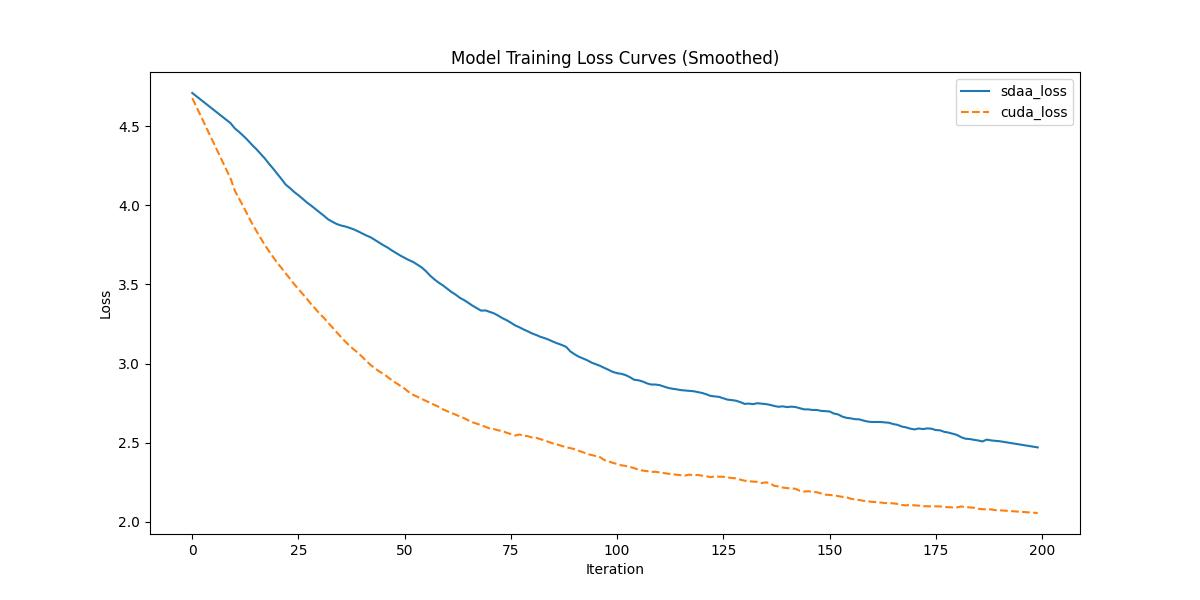

Reproduce this figure in Python.
import re
import numpy as np
import matplotlib.pyplot as plt
from scipy.signal import savgol_filter
def compare_loss(benchmark_loss_array, sdaa_loss_array):

    def MeanRelativeError(cuda_loss, sdaa_loss):
        return ((sdaa_loss - cuda_loss) / cuda_loss).mean()

    def MeanAbsoluteError(cuda_loss, sdaa_loss):
        return (sdaa_loss - cuda_loss).mean()

    benchmark_mean_loss = benchmark_loss_array
    sdaa_mean_loss = sdaa_loss_array

    benchmark_compare_loss = benchmark_mean_loss
    sdaa_compare_loss = sdaa_mean_loss
    mean_relative_error = MeanRelativeError(benchmark_compare_loss, sdaa_compare_loss)
    mean_absolute_error = MeanAbsoluteError(benchmark_compare_loss, sdaa_compare_loss)

    print("MeanRelativeError:", mean_relative_error)
    print("MeanAbsoluteError:", mean_absolute_error)

    if mean_relative_error <= mean_absolute_error:
        print("Rule,mean_relative_error", mean_relative_error)
    else:
        print("Rule,mean_absolute_error", mean_absolute_error)

    print_str = f"{mean_relative_error=} <= 0.05 or {mean_absolute_error=} <= 0.0002"
    if mean_relative_error <= 0.05 or mean_absolute_error <= 0.0002:
        print('pass', print_str)
        return True, print_str
    else:
        print('fail', print_str)
        return False, print_str

def parse_string(string):
    pattern=r"rank : (-?\d+)  train.loss : ([\d\.e-]+)"
    pattern1=r"loss ([\d\.e-]+)"
    pattern2 =r"train_loss ([\d\.e-]+)"
    match = re.findall(pattern, string) or re.findall(pattern1, string) or re.findall(pattern2, string)
    #print("xxxxx",match)
    return match

def parse_loss(ret_list):
    step_num=len(ret_list)
    loss_arr = np.zeros(shape=(step_num, ))
    i=0
    for loss in ret_list:
        loss = float(loss)
        loss_arr[i] = loss
        i+=1
        if i>=step_num: break
    print(loss_arr)
    return loss_arr


def plot_loss(sdaa_loss,a100_loss):
    fig, ax = plt.subplots(figsize=(12, 6))

    smoothed_losses = savgol_filter(sdaa_loss, 20, 1)
    x = list(range(len(sdaa_loss)))
    ax.plot(x, smoothed_losses, label="sdaa_loss")

    smoothed_losses = savgol_filter(a100_loss, 20, 1)
    x = list(range(len(a100_loss)))
    ax.plot(x, smoothed_losses, "--", label="cuda_loss")

    ax.set_xlabel("Iteration")
    ax.set_ylabel("Loss")
    ax.set_title("Model Training Loss Curves (Smoothed)")
    ax.legend()
    plt.savefig("loss.jpg")

if __name__=="__main__":
    from argparse import ArgumentParser,ArgumentTypeError
    parser = ArgumentParser(description='modelzoo')
    parser.add_argument('--sdaa-log', type=str,default="sdaa_nohup.out_1core_100step")
    parser.add_argument('--cuda-log', type=str,default="cuda_nohup.out_1card")
    args=parser.parse_args()

    sdaa_log = args.sdaa_log   
    with open(sdaa_log, 'r') as f:
        s = f.read()
    sdaa_res = parse_string(s)

    a100_log = args.cuda_log  
    with open(a100_log, 'r') as f:
        s = f.read()
    a100_res = parse_string(s)
    length=min(len(a100_res),len(sdaa_res))
    sdaa_loss = parse_loss(sdaa_res[:length])
    a100_loss = parse_loss(a100_res[:length])
    compare_loss(a100_loss, sdaa_loss) # 比较loss
    plot_loss(sdaa_loss,a100_loss) # 对比loss曲线图
